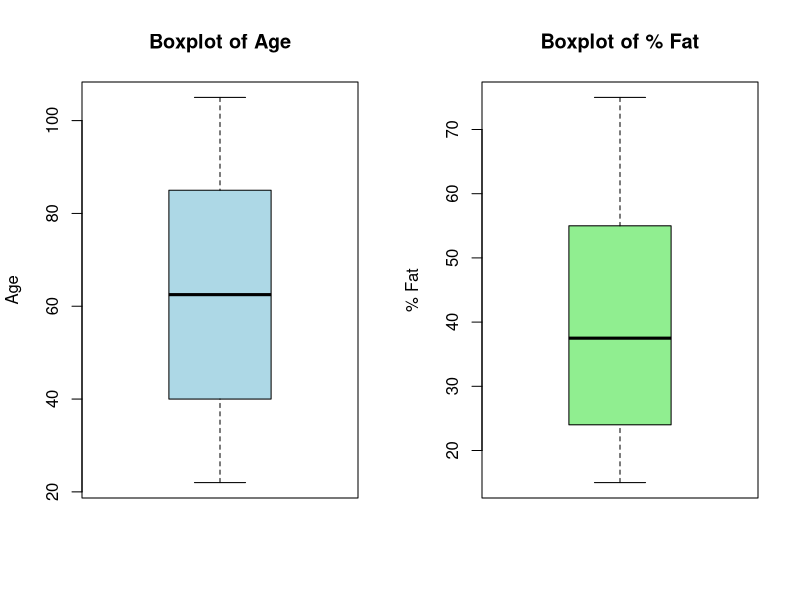
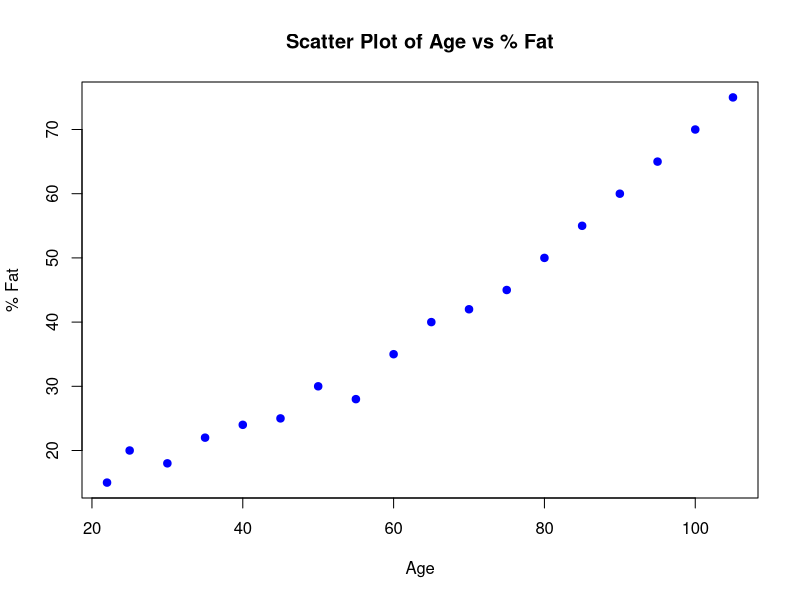
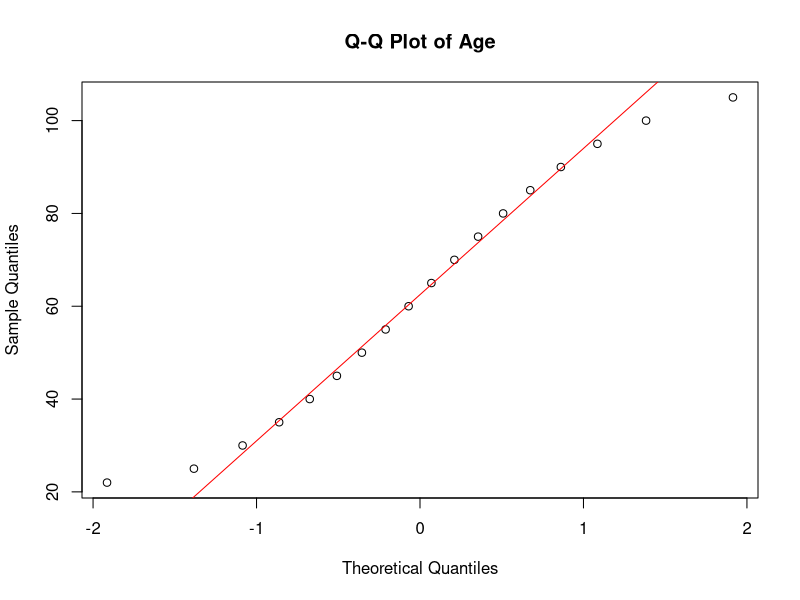
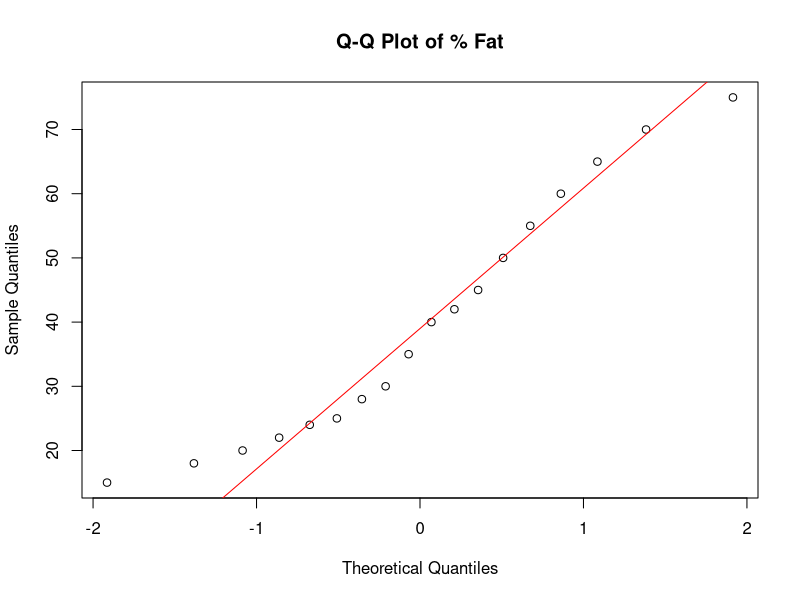

Source code (R) for these figures, in order: (Note: this script raises an error after producing the figures.)
# Example data (replace with actual data)
age <- c(22, 25, 30, 35, 40, 45, 50, 55, 60, 65, 70, 75, 80, 85, 90, 95, 100, 105)
fat <- c(15, 20, 18, 22, 24, 25, 30, 28, 35, 40, 42, 45, 50, 55, 60, 65, 70, 75)

# (a) Calculate mean, median, and standard deviation
mean_age <- mean(age)
median_age <- median(age)
sd_age <- sd(age)

mean_fat <- mean(fat)
median_fat <- median(fat)
sd_fat <- sd(fat)

# Print the results
cat("Age Statistics:\n")
cat("Mean:", mean_age, "\n")
cat("Median:", median_age, "\n")
cat("Standard Deviation:", sd_age, "\n\n")

cat("Body Fat Percentage Statistics:\n")
cat("Mean:", mean_fat, "\n")
cat("Median:", median_fat, "\n")
cat("Standard Deviation:", sd_fat, "\n\n")

# (b) Draw Boxplots
# Create boxplots using base R
par(mfrow = c(1, 2))  # Set up the plotting area to have 2 plots side by side

# Boxplot for Age
boxplot(age, main = "Boxplot of Age", ylab = "Age", col = "lightblue")

# Boxplot for Body Fat Percentage
boxplot(fat, main = "Boxplot of % Fat", ylab = "% Fat", col = "lightgreen")

# Save boxplots to a file
dev.copy(png, filename = "boxplots.png")
dev.off()

# (c) Draw Scatter Plot and Q-Q Plots
# Scatter Plot
plot(age, fat, main = "Scatter Plot of Age vs % Fat",
     xlab = "Age", ylab = "% Fat", pch = 19, col = "blue")

# Q-Q Plot for Age
qqnorm(age, main = "Q-Q Plot of Age")
qqline(age, col = "red")

# Q-Q Plot for % Fat
qqnorm(fat, main = "Q-Q Plot of % Fat")
qqline(fat, col = "red")

# Save plots to files
dev.copy(png, filename = "scatter_plot.png")
dev.off()

dev.copy(png, filename = "qq_plot_age.png")
dev.off()

dev.copy(png, filename = "qq_plot_fat.png")
dev.off()

